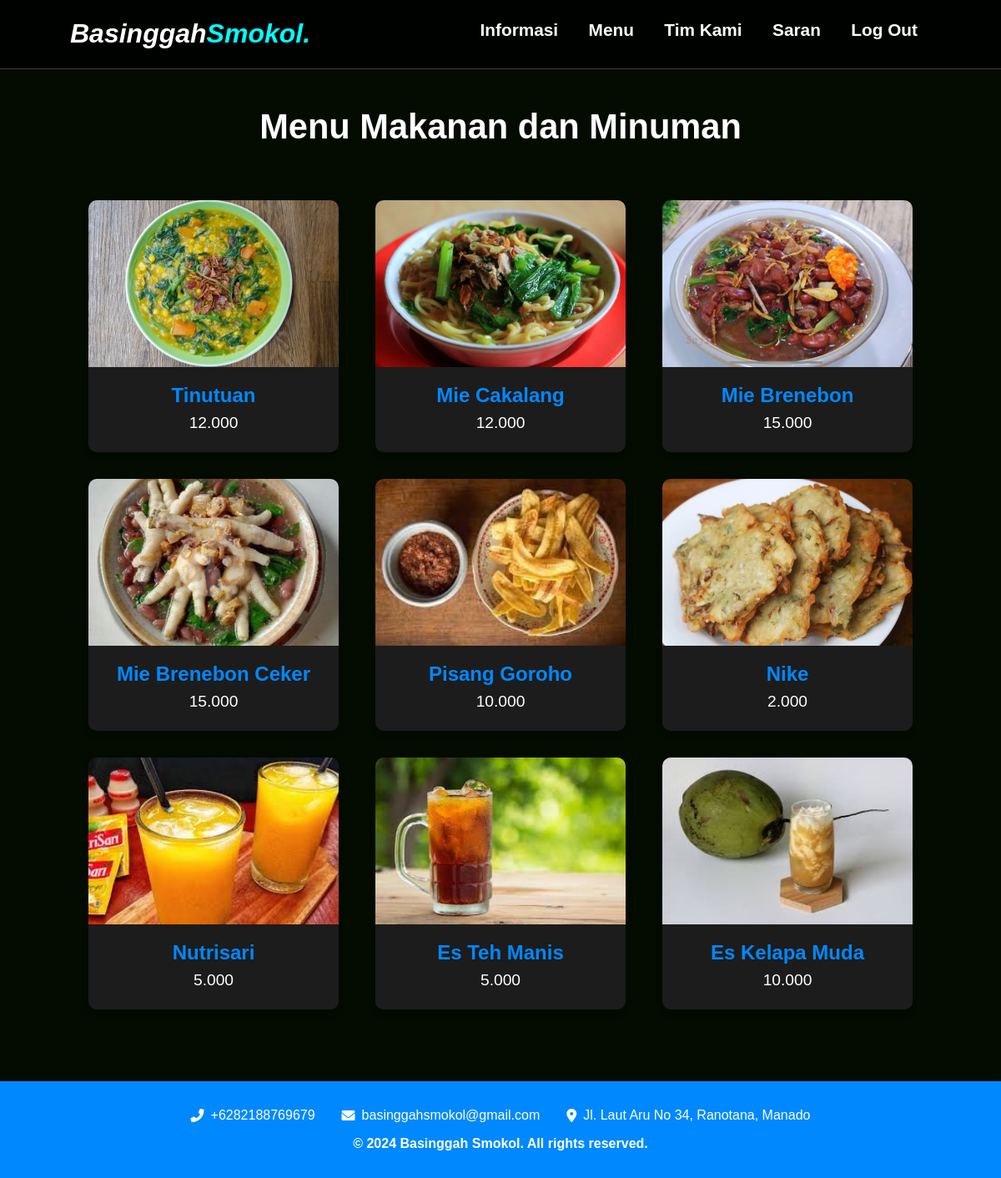
Page /menu.php on the committed database.
### tables this page shows
CREATE TABLE `menu` (
  `id` int(11) NOT NULL,
  `name` varchar(255) NOT NULL,
  `price` varchar(255) NOT NULL,
  `image` varchar(255) NOT NULL
);

### menu.php (the view, shortened to what this page needs)
<?php
include 'koneksi.php';
$menus = $conn->query("SELECT * FROM menu");
?>
<!DOCTYPE html>
<html lang="id">
<head>
    <link rel="stylesheet" href="css/menu.css">
    <link rel="stylesheet" href="https://cdnjs.cloudflare.com/ajax/libs/font-awesome/6.0.0-beta3/css/all.min.css">
</head>
<body>
    <header class="navbar">
        <div class="navbar-logo">Basinggah<span>Smokol.</span></div>
        <nav class="navbar-nav">
            <a href="index.php">Informasi</a>
            <a href="menu.php">Menu</a>
            <a href="tim.php">Tim Kami</a>
            <a href="saran.php">Saran</a>
            <a href="logout.php">Log Out</a>
        </nav>
    </header>
    <main class="menu">
        <section>
            <h2>Menu Makanan dan Minuman</h2>
            <div class="row">
                <?php while ($row = $menus->fetch_assoc()): ?>
                <div class="menu-card">
                    <img src="img/<?php echo $row['image']; ?>" alt="<?php echo $row['name']; ?>">
                    <h3 class="menu-card-title"><?php echo $row['name']; ?></h3>
                    <p><?php echo $row['price']; ?></p>
                </div>
                <?php endwhile; ?>
            </div>
        </section>
    </main>
    <footer>
    <div class="footer-contact">
        <div class="contact-item">
            <i class="fas fa-phone-alt"></i>
            <a href="tel:+6282188769679"><span>+6282188769679</span></a>
        </div>
        <div class="contact-item">
            <i class="fas fa-envelope"></i>
            <a href="mailto:basinggahsmokol@gmail.com"><span>basinggahsmokol@gmail.com</span></a>
        </div>
        <div class="contact-item">
            <i class="fas fa-map-marker-alt"></i>
            <a href="https://www.google.com/maps/search/?api=1&query=Jl.+Laut+Aru+No+34,+Ranotana,+Manado" target="_blank">
                <span>Jl. Laut Aru No 34, Ranotana, Manado</span>
            </a>
        </div>
    </div>
    <p>&copy; 2024 Basinggah Smokol. All rights reserved.</p>
</footer>
</body>
</html>
</body>
</html>

### css/menu.css (style rules this page uses)
:root { --primary: rgb(0, 136, 255); --bg: #040c01; }
* { margin: 0; padding: 0; box-sizing: border-box; outline: none; border: none; text-decoration: none; }
html { scroll-behavior: smooth; }
body { font-family: "Poppins", sans-serif; background-color: var(--bg); color: #fff; }
.navbar { display: flex; justify-content: space-between; align-items: center; padding: 1.4rem 7%; background-color: rgba(1, 1, 1, 0.8); border-bottom: 1px solid #513c28; position: fixed; top: 0; left: 0; right: 0; z-index: 9999; }
.navbar .navbar-logo { font-size: 2rem; font-weight: 700; color: #fff; font-style: italic; }
.navbar .navbar-logo span { color: aqua; }
.navbar .navbar-nav a { color: white; display: inline-block; font-size: 1.3rem; margin: 0 1rem; font-weight:bold; }
.navbar .navbar-nav a::after { content: ""; display: block; padding-bottom: 0.5rem; border-bottom: 0.1rem solid var(--primary); transform: scaleX(0); transition: 0.2s linear; }
.menu { padding: 8rem 7% 1.4rem; }
.menu h2 { text-align: center; font-size: 2.6rem; margin-bottom: 3rem; }
.row { display: flex; flex-wrap: wrap; justify-content: space-around; }
.menu-card { background-color: #1c1c1c; border-radius: 10px; box-shadow: 0 4px 8px rgba(0, 0, 0, 0.1); overflow: hidden; margin: 1rem; width: 300px; text-align: center; animation: scaleAnimation 3s infinite ease-in-out, outlineAnimation 3s infinite ease-in-out; }
.menu-card img { width: 100%; height: 200px; object-fit: cover; }
.menu-card-title { font-size: 1.5rem; margin: 1rem 0 0.5rem; color: var(--primary); }
.menu-card p { font-size: 1.2rem; margin-bottom: 1.5rem; }
.footer-contact { display: flex; justify-content: center; align-items: center; padding: 1rem 0; background-color: var(--primary); }
.contact-item { display: flex; align-items: center; margin: 0 1rem; color: #fff; font-size: 1rem; font-weight: bold; }
.contact-item i { margin-right: 0.5rem; }
footer { background-color: var(--primary); margin-top: 3rem; text-align: center; padding: 1rem 0 2rem; }
footer p { color: #fff; font-size: 1rem; font-weight: bold; }
.footer-contact a { color: inherit; text-decoration: none; font-weight: normal; }

### rows in the picture
menu: image (picture), name "Tinutuan", price "12.000"
menu: image (picture), name "Mie Cakalang", price "12.000"
menu: image (picture), name "Mie Brenebon", price "15.000"
menu: image (picture), name "Mie Brenebon Ceker", price "15.000"
menu: image (picture), name "Pisang Goroho", price "10.000"
menu: image (picture), name "Nike", price "2.000"
menu: image (picture), name "Nutrisari", price "5.000"
menu: image (picture), name "Es Teh Manis", price "5.000"
menu: image (picture), name "Es Kelapa Muda", price "10.000"
